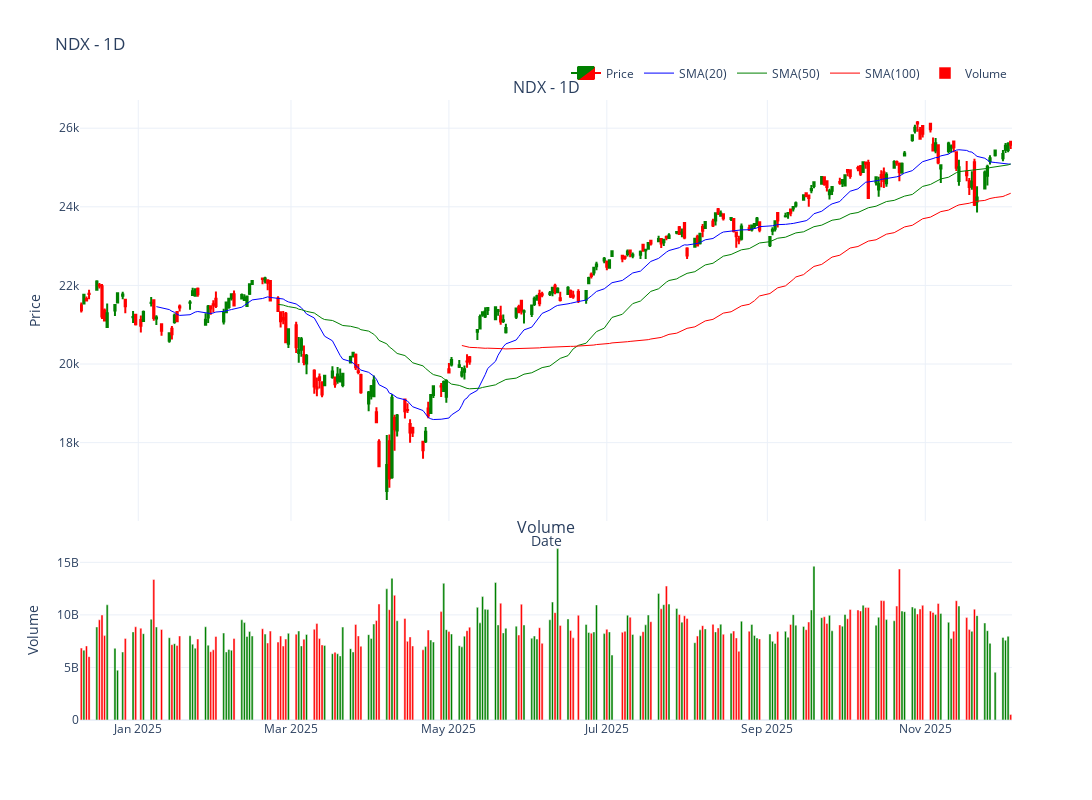

Notebook source saved alongside this figure:
### Markdown cell above
## Interactive Chart Features

**Hover Tooltips**: When you hover over any candlestick, you'll see:
- Date and time
- Open, High, Low, Close prices
- Volume
- All indicator values (SMA 20, 50, 100)

**Interactive Features**:
- Zoom in/out with mouse wheel or toolbar
- Pan by clicking and dragging
- Toggle indicators on/off via legend
- Range selector for time periods

### Code cell
if df is not None:
    # Create interactive chart
    chart = InteractiveChart(df, symbol=symbol, timeframe=timeframe)

    # Add moving averages with different colors
    chart.add_indicator(SMA(period=20, color="blue"))
    chart.add_indicator(SMA(period=50, color="green"))
    chart.add_indicator(SMA(period=100, color="red"))

    # Plot interactive chart
    # Hover over candlesticks to see OHLC, volume, and indicator values
    chart.plot(type="candle", volume=True, figsize=(1400, 800), show=True)

### Figure 1 — Plotly figure (JSON) as saved in the notebook; plotly's stock layout.template omitted (floating-point values rounded to 4 significant figures; data arrays with more than 128 entries replaced by an {"elided": "..."} marker saying what was removed)
{"data": [{"close": {"elided": "247 float values"}, "decreasing": {"fillcolor": "red", "line": {"color": "red"}}, "high": {"elided": "247 float values"}, "hovertemplate": "%{text}<extra></extra>", "increasing": {"fillcolor": "green", "line": {"color": "green"}}, "low": {"elided": "247 float values"}, "name": "Price", "open": {"elided": "247 float values"}, "text": {"elided": "247 str values"}, "type": "candlestick", "x": {"elided": "247 str values"}, "xaxis": "x", "yaxis": "y"}, {"hovertemplate": "<b>SMA(20)</b><br>Value: %{y:.2f}<br>Date: %{x}<extra></extra>", "line": {"color": "blue", "dash": "solid", "width": 1}, "mode": "lines", "name": "SMA(20)", "type": "scatter", "x": {"elided": "247 str values"}, "xaxis": "x", "y": {"elided": "247 float values"}, "yaxis": "y"}, {"hovertemplate": "<b>SMA(50)</b><br>Value: %{y:.2f}<br>Date: %{x}<extra></extra>", "line": {"color": "green", "dash": "solid", "width": 1}, "mode": "lines", "name": "SMA(50)", "type": "scatter", "x": {"elided": "247 str values"}, "xaxis": "x", "y": {"elided": "247 float values"}, "yaxis": "y"}, {"hovertemplate": "<b>SMA(100)</b><br>Value: %{y:.2f}<br>Date: %{x}<extra></extra>", "line": {"color": "red", "dash": "solid", "width": 1}, "mode": "lines", "name": "SMA(100)", "type": "scatter", "x": {"elided": "247 str values"}, "xaxis": "x", "y": {"elided": "247 float values"}, "yaxis": "y"}, {"hovertemplate": "<b>Volume</b><br>Value: %{y:,.0f}<br>Date: %{x}<extra></extra>", "marker": {"color": {"elided": "247 str values"}}, "name": "Volume", "type": "bar", "x": {"elided": "247 str values"}, "xaxis": "x2", "y": {"elided": "247 float values"}, "yaxis": "y2"}], "layout": {"annotations": [{"font": {"size": 16}, "showarrow": false, "text": "NDX - 1D", "x": 0.5, "xanchor": "center", "xref": "paper", "y": 1.0, "yanchor": "bottom", "yref": "paper"}, {"font": {"size": 16}, "showarrow": false, "text": "Volume", "x": 0.5, "xanchor": "center", "xref": "paper", "y": 0.291, "yanchor": "bottom", "yref": "paper"}], "height": 800, "hovermode": "x unified", "legend": {"orientation": "h", "x": 1, "xanchor": "right", "y": 1.02, "yanchor": "bottom"}, "showlegend": true, "title": {"text": "NDX - 1D"}, "width": 1400, "xaxis": {"anchor": "y", "domain": [0, 1], "matches": "x2", "rangeslider": {"visible": false}, "showticklabels": false, "title": {"text": "Date"}}, "xaxis2": {"anchor": "y2", "domain": [0, 1]}, "yaxis": {"anchor": "x", "domain": [0.321, 1.0], "title": {"text": "Price"}}, "yaxis2": {"anchor": "x2", "domain": [0, 0.291], "title": {"text": "Volume"}}}}
